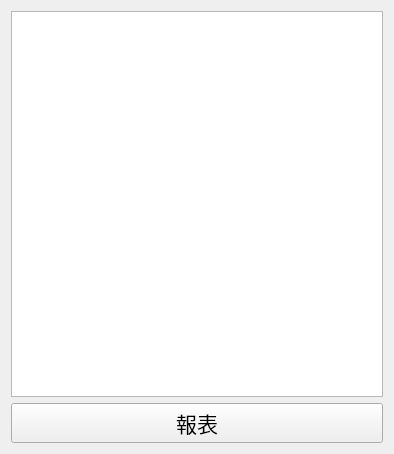
<?xml version="1.0" encoding="UTF-8"?>
<ui version="4.0">
 <class>FrontMaterialSelectionV2</class>
 <widget class="QWidget" name="FrontMaterialSelectionV2">
  <property name="geometry">
   <rect>
    <x>0</x>
    <y>0</y>
    <width>394</width>
    <height>454</height>
   </rect>
  </property>
  <property name="font">
   <font>
    <pointsize>16</pointsize>
   </font>
  </property>
  <property name="windowTitle">
   <string>Form</string>
  </property>
  <layout class="QGridLayout" name="gridLayout_2">
   <item row="0" column="0">
    <layout class="QGridLayout" name="gridLayout">
     <item row="0" column="0">
      <widget class="QTableView" name="tableViewReportHead">
       <property name="sizePolicy">
        <sizepolicy hsizetype="Expanding" vsizetype="Expanding">
         <horstretch>0</horstretch>
         <verstretch>0</verstretch>
        </sizepolicy>
       </property>
       <attribute name="verticalHeaderVisible">
        <bool>false</bool>
       </attribute>
      </widget>
     </item>
     <item row="1" column="0">
      <widget class="QPushButton" name="pushButtonReport">
       <property name="sizePolicy">
        <sizepolicy hsizetype="Preferred" vsizetype="Preferred">
         <horstretch>0</horstretch>
         <verstretch>0</verstretch>
        </sizepolicy>
       </property>
       <property name="text">
        <string>報表</string>
       </property>
      </widget>
     </item>
    </layout>
   </item>
  </layout>
 </widget>
 <resources/>
 <connections/>
</ui>
